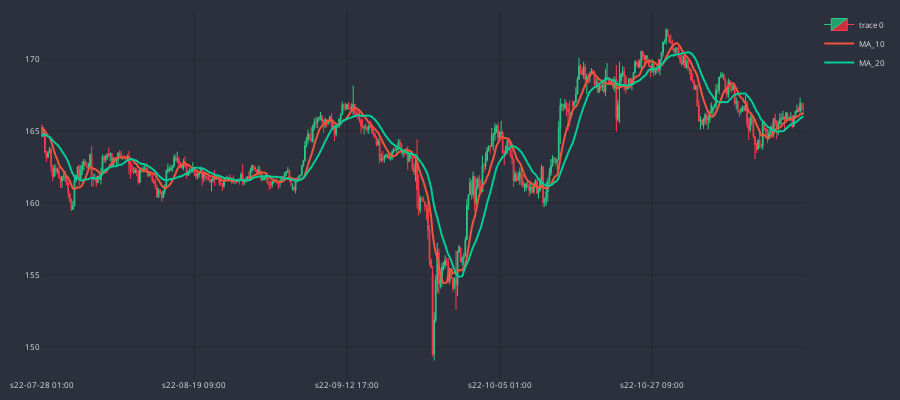

Source (notebook cell):
### Code cell
cp = CandlePlot(df_an.iloc[10: 500])
cp.show_plot(line_traces=[MA_S, MA_L])

### Figure 1 — Plotly figure (JSON) as saved in the notebook; plotly's stock layout.template omitted (floating-point values rounded to 4 significant figures; data arrays with more than 128 entries replaced by an {"elided": "..."} marker saying what was removed)
{"data": [{"close": {"elided": "490 float values"}, "decreasing": {"fillcolor": "#CC2E3C", "line": {"color": "#FF3A4C"}}, "high": {"elided": "490 float values"}, "increasing": {"fillcolor": "#24A06B", "line": {"color": "#2EC886"}}, "line": {"width": 1}, "low": {"elided": "490 float values"}, "opacity": 1, "open": {"elided": "490 float values"}, "type": "candlestick", "x": {"elided": "490 str values"}}, {"line": {"shape": "spline", "width": 2}, "name": "MA_10", "type": "scatter", "x": {"elided": "490 str values"}, "y": {"elided": "490 float values"}}, {"line": {"shape": "spline", "width": 2}, "name": "MA_20", "type": "scatter", "x": {"elided": "490 str values"}, "y": {"elided": "490 float values"}}], "layout": {"font": {"color": "#e1e1e1", "size": 8}, "height": 400, "margin": {"b": 10, "l": 10, "r": 10, "t": 10}, "paper_bgcolor": "#2c303c", "plot_bgcolor": "#2c303c", "width": 900, "xaxis": {"gridcolor": "#1f292f", "nticks": 5, "rangeslider": {"visible": false}}, "yaxis": {"gridcolor": "#1f292f"}}}
